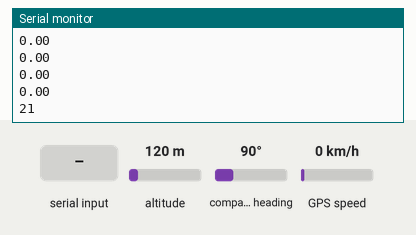
The program below on a simulated Arduino Uno, built with avr-gcc and run on an emulated ATmega328P. Shown: the last lines printed to the serial monitor. The test bench sets the inputs (shaded band); at power-on: altitude 120 m, compass heading 90°, GPS speed 0 km/h. The GPS gets a fix after 3 s at 37.7749, -122.4194 with 8 satellites.

Above: at 1.3 s.
1.4 s: altitude set to 20 m
At 2.0 s:
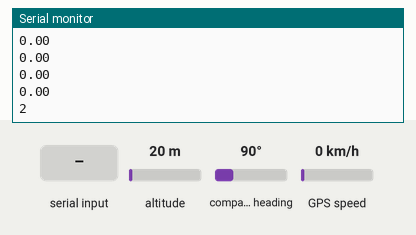
2.9 s: compass heading set to 7°
At 4.1 s:
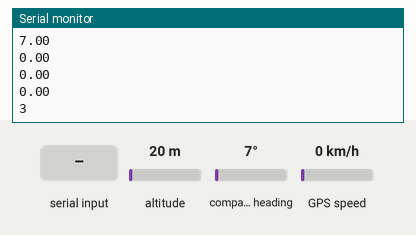
4.4 s: GPS speed set to 2 km/h
At 4.46 s:
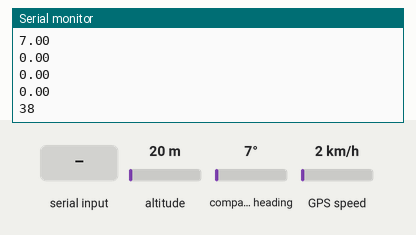
5.9 s: "1" received over the second serial link
Timing chart, 0 to 8.4 s (numbered marks = the images above; inputs shaded):
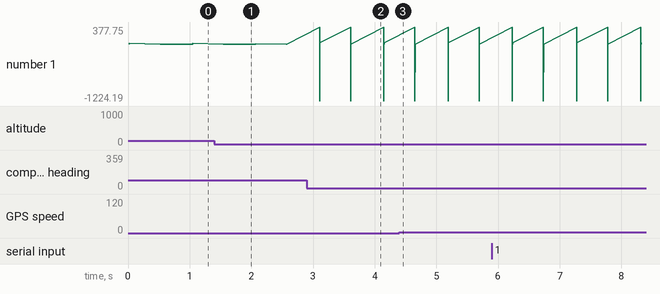

Measured:
- after the input at 2.9 s, the serial monitor: prints a new line after 0.21 s (image 2)
- plotted number 1: 2 → 38 after the input at 2.9 s, 3 → 37 after the input at 5.9 s

The program:

main.cpp
```cpp
#include <Arduino.h>
#include "TinyGPSWrapper.h"
void setup() {
  Serial.begin(115200);
  GPSInit();
}

void loop() {
  long start = millis();
  float values[7];
  int valid = GPSRead(values);
  // if(valid == 1){
    for (int i = 0; i < 7; i++){
      Serial.println(values[i]);
    }
  // }else{
  //   Serial.println("Invalid");
  // }
  long dur = millis() - start;
  Serial.println(dur);
  delay(500);
}
```

TinyGPSWrapper.h
```cpp
#ifdef __cplusplus
extern "C" {
#endif
    void GPSInit();
    int GPSRead(float* values);
#ifdef __cplusplus
}
#endif
```

TinyGPSWrapper.cpp
```cpp
#include <Arduino.h>
#include <SoftwareSerial.h>
#include "TinyGPS.h"
#include "TinyGPSWrapper.h"

#define _GPS_NO_STATS

// #define PMTK_SET_NMEA_OUTPUT_RMCONLY "$PMTK314,0,1,0,0,0,0,0,0,0,0,0,0,0,0,0,0,0,0,0*29"
// #define PMTK_SET_NMEA_OUTPUT_RMCGGA "$PMTK314,0,1,0,1,0,0,0,0,0,0,0,0,0,0,0,0,0,0,0*28"
// #define PMTK_SET_NMEA_OUTPUT_ALLDATA "$PMTK314,1,1,1,1,1,1,0,0,0,0,0,0,0,0,0,0,0,0,0*28"
// #define PMTK_SET_NMEA_OUTPUT_OFF "$PMTK314,0,0,0,0,0,0,0,0,0,0,0,0,0,0,0,0,0,0,0*28"

// #define PMTK_SET_NMEA_UPDATE_1HZ  "$PMTK220,1000*1F"
// #define PMTK_SET_NMEA_UPDATE_5HZ  "$PMTK220,200*2C"

TinyGPS gps;
SoftwareSerial ss(8, 7); //Hardcode RX TX pins

extern "C" void GPSInit(){
    ss.begin(9600);
//     ss.println(PMTK_SET_NMEA_OUTPUT_RMCGGA);
//     ss.println(PMTK_SET_NMEA_UPDATE_1HZ);
//     ss.println("$PMTK386,0.4*39"); //Set 0.4m/s nav ignore threshold
}

extern "C" int GPSRead(float* values){
    do{
        char c = ss.read();
        if(gps.encode(c)){
//             //Valid NMEA sentence found
//             values[0] = (float) gps.location.lat();
//             values[1] = (float) gps.location.lng();
//             values[2] = (float) gps.speed.mps();
//             values[3] = (float) gps.course.deg();
//             values[4] = (float) gps.altitude.meters();
//             values[5] = (float) gps.satellites.value();
//             values[6] = (float) gps.location.age();
//             return gps.location.isValid() ? 1 : 0;
            long lat, lon;
            unsigned long fix_age, time, date, speed, course;
            // retrieves +/- lat/long in 100000ths of a degree
            gps.get_position(&lat, &lon, &fix_age);
            // time in hhmmsscc, date in ddmmyy
            gps.get_datetime(&date, &time, &fix_age);
            // returns speed in 100ths of a knot
            speed = gps.speed();
            // course in 100ths of a degree
            course = gps.course();
            values[0] = lat/100000.0;
            values[1] = lon/100000.0;
            values[2] = speed/100.0;
            values[3] = course/100.0;
        }
    } while(ss.available());
    return 0;
}
```
